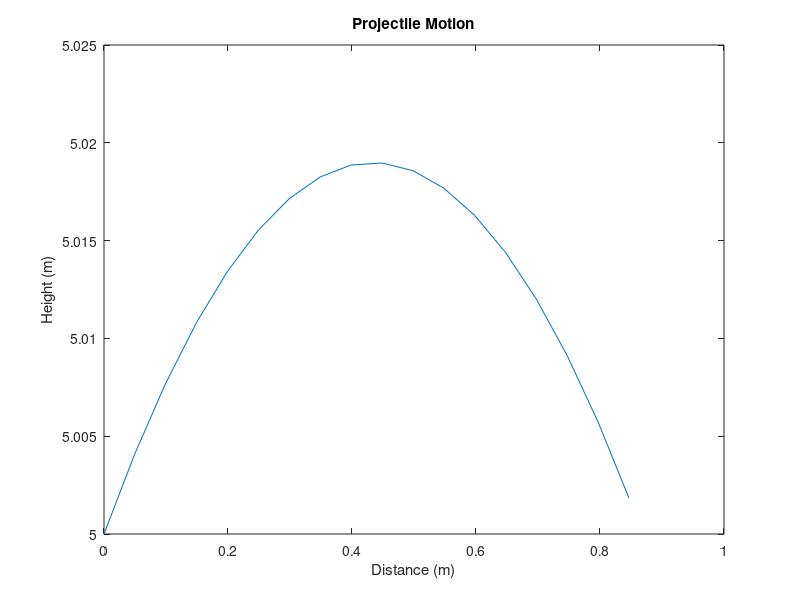

This figure's MATLAB source:
close all; clear; clc;

% Prompt the user to input initial velocity, launch angle, gravity, initial height, and air resistance
v0 = input('Enter the initial velocity (m/s): ');
theta = input('Enter the launch angle (degrees): ');
g = input('Enter the gravity (m/s^2): ');
initial_height = input('Enter the initial height (m): ');

% Split the initial velocity into x and y components
vx0 = v0 * cosd(theta); % Initial velocity in the x-direction
vy0 = v0 * sind(theta); % Initial velocity in the y-direction

% Time interval and time array creation
dt = 0.01; % Time interval
t_max = (2 * vy0) / g; % Time to reach maximum height
t = 0:dt:t_max; % Time range from 0 to maximum height

% Calculate projectile's position
x = vx0 * t; % Position in the x-direction
y = initial_height + vy0 * t - 0.5 * g * t.^2; % Position in the y-direction

% Calculate maximum height and time of flight
max_height = max(y) - initial_height; % Maximum height
time_of_flight = 2 * t_max; % Total time of flight

% Calculate horizontal range
range_x = vx0 * time_of_flight; % Horizontal range

% Calculate velocity components
vx = vx0 * ones(size(t)); % Velocity in the x-direction (constant)
vy = vy0 - g * t; % Velocity in the y-direction

% Calculate velocity magnitude
v_mag = sqrt(vx.^2 + vy.^2);

% Plotting the trajectory
plot(x, y);
title('Projectile Motion');
xlabel('Distance (m)');
ylabel('Height (m)');

% Displaying the results
fprintf('Maximum height: %.2f m\n', max_height);
fprintf('Time of flight: %.2f s\n', time_of_flight);
fprintf('Horizontal range: %.2f m\n', range_x);
